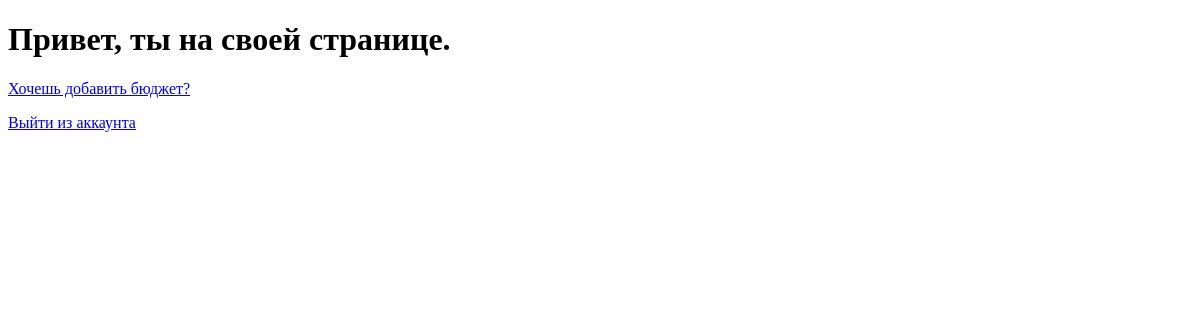
The app's page /accounts/profile/ (signed in), older data.
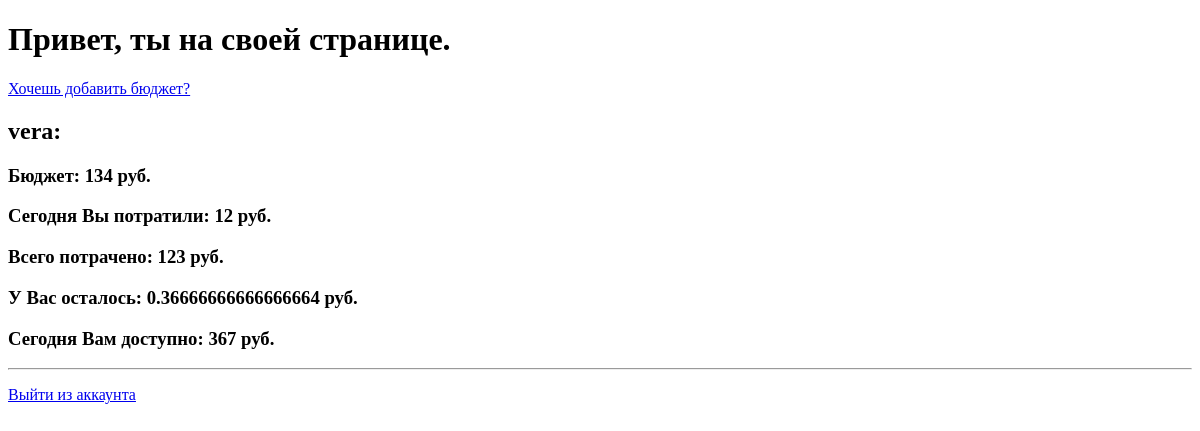
The same page, newer data.
### main/models.py (models this page shows)
class CurrentBudget(models.Model):
    user_ID = models.ForeignKey(User, on_delete = models.CASCADE)
    moneySum = models.IntegerField(default = 0)
    DateOfStart = models.DateTimeField(auto_now_add=True)
    DateOfFinish = models.DateTimeField( null=True, blank=True)
    SpendToday = models.IntegerField(default = 0)
    SpendSum = models.IntegerField(default = 0)
    RestSum = models.IntegerField(default = 0)
    AvaibleSumToday = models.IntegerField(default = 0)
    name = models.CharField(max_length=255)
    def calcSpendSum(self):
        return (self.moneySum - self.SpendSum)/30

### main/views.py (the view)
# urls.py: path('accounts/profile/', account, name='account'),
def account(request):
    """запрашиваем только id пользователя для определения данных на его странице"""
    budget_is = CurrentBudget.objects.filter(user_ID=request.user)
    return render(request, 'blog/account.html', {'budgets':budget_is })

### main/templates/blog/account.html (shortened to what this page needs)
<!DOCTYPE html>
<html lang="en">
<head>
</head>
<body>
  <h1>Привет, ты на своей странице. </h1>
  <p><a href="{% url 'budget_new' %}">Хочешь добавить бюджет?</a></p>
  {% for budget in budgets %}
    <div>
      <h2>{{ budget.name }}:</h2>
      <div>
        <h3>Бюджет:
          {{ budget.moneySum }} руб.
        </h3>
    </div>
    <div>
      <h3>Сегодня Вы потратили:
        {{ budget.SpendToday }} руб.
      </h3>
    </div>
    <div>
      <h3>Всего потрачено:
        {{ budget.SpendSum }} руб.
      </h3>
    </div>
    <div>
      <h3>У Вас осталось:
        {{ budget.calcSpendSum }} руб.
      </h3>
    </div>
    <div>
      <h3>Сегодня Вам доступно:
        {{ budget.AvaibleSumToday }} руб.
      </h3>
    </div>
    </div>
    <hr>
  {% endfor %}
  <p><a href="{% url 'logout' %}">Выйти из аккаунта</a></p>
</body>
</html>

Row changes from the older to the newer data that the page shows:
added CurrentBudget: name "vera", moneySum "134", SpendToday "12", SpendSum "123", calcSpendSum "0.36666666666666664", AvaibleSumToday "367"
